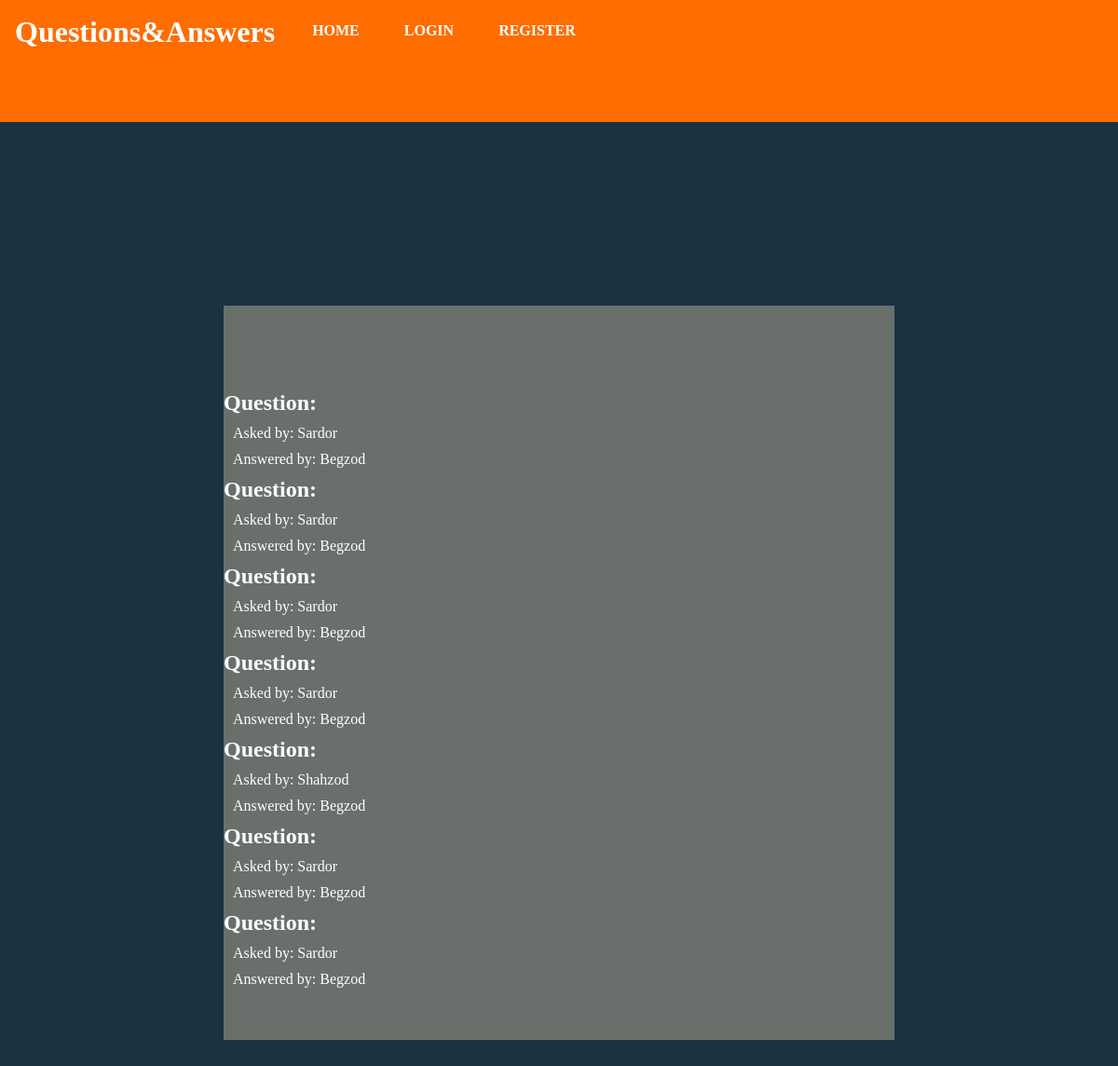
The page / on the database its author committed.
### tables this page shows
CREATE TABLE questions(
id integer primary key autoincrement,
questions_text text not null,
answer_text text,
asked_by_id integer not null,
expert_id integer not null
);

CREATE TABLE users(
id integer primary key autoincrement,
name text not null ,
password text not null,
expert boolean not null,
admin boolean not null

);

### app.py (the view, shortened to what this page needs)
@app.route('/')
def main_menu():
    user = current_user()
    db = get_db()
    if not user:
        questions = db.execute(
            'select questions.questions_text, questions.answer_text, askers.name as askers_name, expert.name as expert_name from questions join users as askers on askers.id == questions.asked_by_id join users as expert on expert.id == questions.expert_id where questions.answer_text is not null')
        questions = questions.fetchall()
        return render_template('home.html', user=user, questions=questions)

### app.py (called while the page is built)
def current_user():
    user_now = None
    if 'name' in session:
        db = get_db()
        user_get = db.execute('select id, name, password, expert, admin from users where name=?', [session['name']])
        user_now = user_get.fetchone()
    return user_now

### database.py (called while the page is built)
def connect_db():
    sql = sqlite3.connect('answer.db')
    sql.row_factory = sqlite3.Row
    return sql

def get_db():
    if not hasattr(g, 'sqlite_db'):
        g.sqlite_db = connect_db()
    return g.sqlite_db

### templates/home.html (shortened to what this page needs)
{% extends 'asad1.html' %}
{% block body %}
    <h1>{{ user.name }}</h1>
    <div class="question">
        {% for question in questions %}
            <a href="#" class="question_1">
                <h2>Question: {{ question.name }}</h2>
                <p>Asked by: {{ question.askers_name }}</p>
                <p>Answered by: {{ question.expert_name }}</p>
            </a>
        {% endfor %}
    </div>
{% endblock %}

### templates/asad1.html (shortened to what this page needs)
<!DOCTYPE html>
<html lang="en">
<head>
    <link rel="stylesheet" href="/static/asad1.css">
</head>
<body>
<header>
    <div class="main">
        <h1>Questions&Answers</h1>
        <h4><a href="{{ url_for('main_menu') }}">HOME</a></h4>
        {% if not user %}
            <h4><a href="{{ url_for('login') }}">LOGIN</a></h4>
            <h4><a href="{{ url_for('register') }}">REGISTER</a></h4>
        {% endif %}
    </div>
</header>
<section class="section1">
    <div class="section1_main">
        <h1 class="absolute_text"></h1>
        {% block body %}
        {% endblock %}
    </div>
</section>
</body>
</html>

### static/asad1.css (style rules this page uses)
* { margin: 0; padding: 0; color: white; }
header { width: 100%; height: 10vh; background-color: #ff6c00; }
.main { display: flex; justify-content: flex-start; flex-direction: row; }
h4 { padding: 1.5rem; }
h1 { padding: 1rem; }
.section1 { background: #1a3242; width: 100vw; height: 100vh; display: flex; align-items: center; justify-content: flex-start; flex-direction: column; }
.section1_main { width: 60vw; height: 60vh; background: rgba(245, 222, 179, 0.36); backdrop-filter: blur(3px); margin: 15vh; overflow: auto; }
.absolute_text { position: relative; bottom: 3rem; }
a { text-decoration: none; }
.question_1 { width: 820px; height: 112px; }
.question_1 p { margin: 10px; }

### rows shown on the page
questions: askers_name "Sardor", expert_name "Begzod"
questions: askers_name "Sardor", expert_name "Begzod"
questions: askers_name "Sardor", expert_name "Begzod"
questions: askers_name "Sardor", expert_name "Begzod"
questions: askers_name "Shahzod", expert_name "Begzod"
questions: askers_name "Sardor", expert_name "Begzod"
questions: askers_name "Sardor", expert_name "Begzod"
